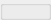
  <widget class="QGroupBox" name="vsl_panel">
   <property name="geometry">
    <rect>
     <x>770</x>
     <y>60</y>
     <width>51</width>
     <height>20</height>
    </rect>
   </property>
   <property name="title">
    <string/>
   </property>
   <widget class="QRadioButton" name="radioButton_vsl_searchByDate">
    <property name="geometry">
     <rect>
      <x>70</x>
      <y>40</y>
      <width>91</width>
      <height>17</height>
     </rect>
    </property>
    <property name="text">
     <string>Search by date</string>
    </property>
   </widget>
   <widget class="QRadioButton" name="radioButton_vsl_searchByStudentNumber">
    <property name="geometry">
     <rect>
      <x>70</x>
      <y>70</y>
      <width>171</width>
      <height>17</height>
     </rect>
    </property>
    <property name="text">
     <string>Search by student number</string>
    </property>
   </widget>
   <widget class="QLineEdit" name="lineEdit_vsl_studentnumber">
    <property name="enabled">
     <bool>false</bool>
    </property>
    <property name="geometry">
     <rect>
      <x>230</x>
      <y>71</y>
      <width>109</width>
      <height>21</height>
     </rect>
    </property>
    <property name="placeholderText">
     <string>Student Number</string>
    </property>
   </widget>
   <widget class="QPushButton" name="pushButton_vsl_search">
    <property name="enabled">
     <bool>true</bool>
    </property>
    <property name="geometry">
     <rect>
      <x>490</x>
      <y>40</y>
      <width>81</width>
      <height>51</height>
     </rect>
    </property>
    <property name="text">
     <string>Search</string>
    </property>
   </widget>
   <widget class="QDateEdit" name="dateEdit_vsl">
    <property name="enabled">
     <bool>true</bool>
    </property>
    <property name="geometry">
     <rect>
      <x>230</x>
      <y>41</y>
      <width>109</width>
      <height>22</height>
     </rect>
    </property>
    <property name="minimumDateTime">
     <datetime>
      <hour>0</hour>
      <minute>0</minute>
      <second>0</second>
      <year>2018</year>
      <month>1</month>
      <day>1</day>
     </datetime>
    </property>
   </widget>
   <widget class="QTableWidget" name="tableWidget_vslbsn">
    <property name="geometry">
     <rect>
      <x>70</x>
      <y>110</y>
      <width>502</width>
      <height>311</height>
     </rect>
    </property>
    <property name="editTriggers">
     <set>QAbstractItemView::NoEditTriggers</set>
    </property>
    <property name="alternatingRowColors">
     <bool>true</bool>
    </property>
    <property name="selectionMode">
     <enum>QAbstractItemView::NoSelection</enum>
    </property>
    <column>
     <property name="text">
      <string>Date</string>
     </property>
    </column>
    <column>
     <property name="text">
      <string>Time in</string>
     </property>
    </column>
    <column>
     <property name="text">
      <string>Time out</string>
     </property>
    </column>
    <column>
     <property name="text">
      <string>Subject</string>
     </property>
    </column>
    <column>
     <property name="text">
      <string>Peer Adviser</string>
     </property>
    </column>
   </widget>
   <widget class="QTableWidget" name="tableWidget_vslbd">
    <property name="geometry">
     <rect>
      <x>70</x>
      <y>110</y>
      <width>502</width>
      <height>311</height>
     </rect>
    </property>
    <property name="editTriggers">
     <set>QAbstractItemView::NoEditTriggers</set>
    </property>
    <property name="alternatingRowColors">
     <bool>true</bool>
    </property>
    <property name="selectionMode">
     <enum>QAbstractItemView::NoSelection</enum>
    </property>
    <column>
     <property name="text">
      <string>Student Number</string>
     </property>
    </column>
    <column>
     <property name="text">
      <string>Time in</string>
     </property>
    </column>
    <column>
     <property name="text">
      <string>Time out</string>
     </property>
    </column>
    <column>
     <property name="text">
      <string>Subject</string>
     </property>
    </column>
    <column>
     <property name="text">
      <string>Peer Adviser</string>
     </property>
    </column>
   </widget>
   <zorder>tableWidget_vslbsn</zorder>
   <zorder>tableWidget_vslbd</zorder>
   <zorder>radioButton_vsl_searchByDate</zorder>
   <zorder>radioButton_vsl_searchByStudentNumber</zorder>
   <zorder>lineEdit_vsl_studentnumber</zorder>
   <zorder>pushButton_vsl_search</zorder>
   <zorder>dateEdit_vsl</zorder>
  </widget>
